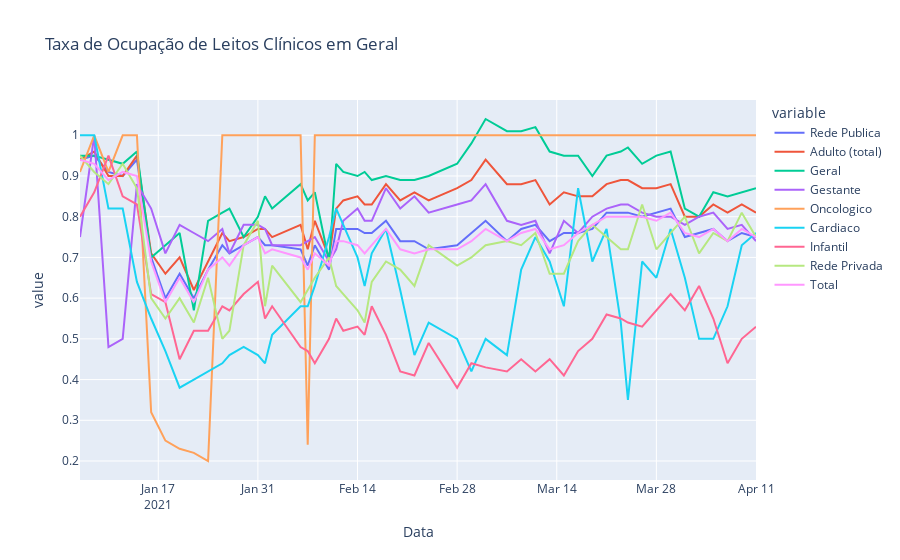

The cell this chart's notebook holds for it:
### Code cell
df = pd.read_csv(r'C:\Users\heylu\Documents\github\HeyLucasLeao.github.io\raspagem_dos_boletins_diarios\normalized_csvs\leitos_clinicos_geral.csv', index_col='Data')
px.line(df, title='Taxa de Ocupação de Leitos Clínicos em Geral')

### Figure 1 — Plotly figure (JSON) as saved in the notebook; plotly's stock layout.template omitted (floating-point values rounded to 4 significant figures)
{"data": [{"hovertemplate": "variable=Rede Publica<br>Data=%{x}<br>value=%{y}<extra></extra>", "legendgroup": "Rede Publica", "line": {"color": "#636efa", "dash": "solid"}, "mode": "lines", "name": "Rede Publica", "orientation": "v", "showlegend": true, "type": "scatter", "x": ["21-01-06", "21-01-08", "21-01-10", "21-01-12", "21-01-14", "21-01-16", "21-01-18", "21-01-20", "21-01-22", "21-01-24", "21-01-26", "21-01-27", "21-01-29", "21-01-31", "21-02-01", "21-02-02", "21-02-06", "21-02-07", "21-02-08", "21-02-10", "21-02-11", "21-02-12", "21-02-14", "21-02-15", "21-02-16", "21-02-18", "21-02-20", "21-02-22", "21-02-24", "21-02-28", "21-03-02", "21-03-04", "21-03-07", "21-03-09", "21-03-11", "21-03-13", "21-03-15", "21-03-17", "21-03-19", "21-03-21", "21-03-23", "21-03-24", "21-03-26", "21-03-28", "21-03-30", "21-04-01", "21-04-03", "21-04-05", "21-04-05", "21-04-07", "21-04-09", "21-04-11"], "xaxis": "x", "y": [0.94, 0.95, 0.91, 0.9, 0.94, 0.7, 0.6, 0.66, 0.6, 0.67, 0.73, 0.71, 0.73, 0.75, 0.73, 0.73, 0.72, 0.68, 0.73, 0.67, 0.77, 0.77, 0.77, 0.76, 0.76, 0.79, 0.74, 0.74, 0.72, 0.73, 0.76, 0.79, 0.74, 0.77, 0.78, 0.74, 0.76, 0.76, 0.77, 0.81, 0.81, 0.81, 0.8, 0.81, 0.82, 0.75, 0.76, 0.77, 0.77, 0.74, 0.76, 0.75], "yaxis": "y"}, {"hovertemplate": "variable=Adulto (total)<br>Data=%{x}<br>value=%{y}<extra></extra>", "legendgroup": "Adulto (total)", "line": {"color": "#EF553B", "dash": "solid"}, "mode": "lines", "name": "Adulto (total)", "orientation": "v", "showlegend": true, "type": "scatter", "x": ["21-01-06", "21-01-08", "21-01-10", "21-01-12", "21-01-14", "21-01-16", "21-01-18", "21-01-20", "21-01-22", "21-01-24", "21-01-26", "21-01-27", "21-01-29", "21-01-31", "21-02-01", "21-02-02", "21-02-06", "21-02-07", "21-02-08", "21-02-10", "21-02-11", "21-02-12", "21-02-14", "21-02-15", "21-02-16", "21-02-18", "21-02-20", "21-02-22", "21-02-24", "21-02-28", "21-03-02", "21-03-04", "21-03-07", "21-03-09", "21-03-11", "21-03-13", "21-03-15", "21-03-17", "21-03-19", "21-03-21", "21-03-23", "21-03-24", "21-03-26", "21-03-28", "21-03-30", "21-04-01", "21-04-03", "21-04-05", "21-04-05", "21-04-07", "21-04-09", "21-04-11"], "xaxis": "x", "y": [0.94, 0.96, 0.9, 0.9, 0.95, 0.71, 0.66, 0.7, 0.62, 0.69, 0.76, 0.74, 0.75, 0.77, 0.77, 0.75, 0.78, 0.72, 0.79, 0.7, 0.82, 0.84, 0.85, 0.83, 0.83, 0.88, 0.84, 0.86, 0.84, 0.87, 0.89, 0.94, 0.88, 0.88, 0.89, 0.83, 0.86, 0.85, 0.85, 0.88, 0.89, 0.89, 0.87, 0.87, 0.88, 0.8, 0.8, 0.83, 0.83, 0.81, 0.83, 0.81], "yaxis": "y"}, {"hovertemplate": "variable=Geral<br>Data=%{x}<br>value=%{y}<extra></extra>", "legendgroup": "Geral", "line": {"color": "#00cc96", "dash": "solid"}, "mode": "lines", "name": "Geral", "orientation": "v", "showlegend": true, "type": "scatter", "x": ["21-01-06", "21-01-08", "21-01-10", "21-01-12", "21-01-14", "21-01-16", "21-01-18", "21-01-20", "21-01-22", "21-01-24", "21-01-26", "21-01-27", "21-01-29", "21-01-31", "21-02-01", "21-02-02", "21-02-06", "21-02-07", "21-02-08", "21-02-10", "21-02-11", "21-02-12", "21-02-14", "21-02-15", "21-02-16", "21-02-18", "21-02-20", "21-02-22", "21-02-24", "21-02-28", "21-03-02", "21-03-04", "21-03-07", "21-03-09", "21-03-11", "21-03-13", "21-03-15", "21-03-17", "21-03-19", "21-03-21", "21-03-23", "21-03-24", "21-03-26", "21-03-28", "21-03-30", "21-04-01", "21-04-03", "21-04-05", "21-04-05", "21-04-07", "21-04-09", "21-04-11"], "xaxis": "x", "y": [0.95, 0.95, 0.94, 0.93, 0.96, 0.7, 0.73, 0.76, 0.57, 0.79, 0.81, 0.82, 0.75, 0.8, 0.85, 0.82, 0.88, 0.84, 0.86, 0.69, 0.93, 0.91, 0.9, 0.91, 0.89, 0.9, 0.89, 0.89, 0.9, 0.93, 0.98, 1.04, 1.01, 1.01, 1.02, 0.96, 0.95, 0.95, 0.9, 0.95, 0.96, 0.97, 0.93, 0.95, 0.96, 0.82, 0.8, 0.86, 0.86, 0.85, 0.86, 0.87], "yaxis": "y"}, {"hovertemplate": "variable=Gestante<br>Data=%{x}<br>value=%{y}<extra></extra>", "legendgroup": "Gestante", "line": {"color": "#ab63fa", "dash": "solid"}, "mode": "lines", "name": "Gestante", "orientation": "v", "showlegend": true, "type": "scatter", "x": ["21-01-06", "21-01-08", "21-01-10", "21-01-12", "21-01-14", "21-01-16", "21-01-18", "21-01-20", "21-01-22", "21-01-24", "21-01-26", "21-01-27", "21-01-29", "21-01-31", "21-02-01", "21-02-02", "21-02-06", "21-02-07", "21-02-08", "21-02-10", "21-02-11", "21-02-12", "21-02-14", "21-02-15", "21-02-16", "21-02-18", "21-02-20", "21-02-22", "21-02-24", "21-02-28", "21-03-02", "21-03-04", "21-03-07", "21-03-09", "21-03-11", "21-03-13", "21-03-15", "21-03-17", "21-03-19", "21-03-21", "21-03-23", "21-03-24", "21-03-26", "21-03-28", "21-03-30", "21-04-01", "21-04-03", "21-04-05", "21-04-05", "21-04-07", "21-04-09", "21-04-11"], "xaxis": "x", "y": [0.75, 1, 0.48, 0.5, 0.88, 0.82, 0.71, 0.78, 0.76, 0.74, 0.77, 0.71, 0.78, 0.78, 0.77, 0.73, 0.73, 0.74, 0.75, 0.69, 0.72, 0.79, 0.82, 0.79, 0.79, 0.87, 0.82, 0.85, 0.81, 0.83, 0.84, 0.88, 0.79, 0.78, 0.79, 0.71, 0.79, 0.76, 0.8, 0.82, 0.83, 0.83, 0.81, 0.8, 0.8, 0.78, 0.8, 0.81, 0.81, 0.77, 0.78, 0.74], "yaxis": "y"}, {"hovertemplate": "variable=Oncologico<br>Data=%{x}<br>value=%{y}<extra></extra>", "legendgroup": "Oncologico", "line": {"color": "#FFA15A", "dash": "solid"}, "mode": "lines", "name": "Oncologico", "orientation": "v", "showlegend": true, "type": "scatter", "x": ["21-01-06", "21-01-08", "21-01-10", "21-01-12", "21-01-14", "21-01-16", "21-01-18", "21-01-20", "21-01-22", "21-01-24", "21-01-26", "21-01-27", "21-01-29", "21-01-31", "21-02-01", "21-02-02", "21-02-06", "21-02-07", "21-02-08", "21-02-10", "21-02-11", "21-02-12", "21-02-14", "21-02-15", "21-02-16", "21-02-18", "21-02-20", "21-02-22", "21-02-24", "21-02-28", "21-03-02", "21-03-04", "21-03-07", "21-03-09", "21-03-11", "21-03-13", "21-03-15", "21-03-17", "21-03-19", "21-03-21", "21-03-23", "21-03-24", "21-03-26", "21-03-28", "21-03-30", "21-04-01", "21-04-03", "21-04-05", "21-04-05", "21-04-07", "21-04-09", "21-04-11"], "xaxis": "x", "y": [0.91, 1, 0.91, 1, 1, 0.32, 0.25, 0.23, 0.22, 0.2, 1, 1, 1, 1, 1, 1, 1, 0.24, 1, 1, 1, 1, 1, 1, 1, 1, 1, 1, 1, 1, 1, 1, 1, 1, 1, 1, 1, 1, 1, 1, 1, 1, 1, 1, 1, 1, 1, 1, 1, 1, 1, 1], "yaxis": "y"}, {"hovertemplate": "variable=Cardiaco<br>Data=%{x}<br>value=%{y}<extra></extra>", "legendgroup": "Cardiaco", "line": {"color": "#19d3f3", "dash": "solid"}, "mode": "lines", "name": "Cardiaco", "orientation": "v", "showlegend": true, "type": "scatter", "x": ["21-01-06", "21-01-08", "21-01-10", "21-01-12", "21-01-14", "21-01-16", "21-01-18", "21-01-20", "21-01-22", "21-01-24", "21-01-26", "21-01-27", "21-01-29", "21-01-31", "21-02-01", "21-02-02", "21-02-06", "21-02-07", "21-02-08", "21-02-10", "21-02-11", "21-02-12", "21-02-14", "21-02-15", "21-02-16", "21-02-18", "21-02-20", "21-02-22", "21-02-24", "21-02-28", "21-03-02", "21-03-04", "21-03-07", "21-03-09", "21-03-11", "21-03-13", "21-03-15", "21-03-17", "21-03-19", "21-03-21", "21-03-23", "21-03-24", "21-03-26", "21-03-28", "21-03-30", "21-04-01", "21-04-03", "21-04-05", "21-04-05", "21-04-07", "21-04-09", "21-04-11"], "xaxis": "x", "y": [1, 1, 0.82, 0.82, 0.64, 0.55, 0.47, 0.38, 0.4, 0.42, 0.44, 0.46, 0.48, 0.46, 0.44, 0.51, 0.58, 0.58, 0.63, 0.75, 0.82, 0.78, 0.7, 0.63, 0.71, 0.77, 0.62, 0.46, 0.54, 0.5, 0.42, 0.5, 0.46, 0.67, 0.75, 0.69, 0.58, 0.87, 0.69, 0.77, 0.54, 0.35, 0.69, 0.65, 0.77, 0.65, 0.5, 0.5, 0.5, 0.58, 0.73, 0.76], "yaxis": "y"}, {"hovertemplate": "variable=Infantil<br>Data=%{x}<br>value=%{y}<extra></extra>", "legendgroup": "Infantil", "line": {"color": "#FF6692", "dash": "solid"}, "mode": "lines", "name": "Infantil", "orientation": "v", "showlegend": true, "type": "scatter", "x": ["21-01-06", "21-01-08", "21-01-10", "21-01-12", "21-01-14", "21-01-16", "21-01-18", "21-01-20", "21-01-22", "21-01-24", "21-01-26", "21-01-27", "21-01-29", "21-01-31", "21-02-01", "21-02-02", "21-02-06", "21-02-07", "21-02-08", "21-02-10", "21-02-11", "21-02-12", "21-02-14", "21-02-15", "21-02-16", "21-02-18", "21-02-20", "21-02-22", "21-02-24", "21-02-28", "21-03-02", "21-03-04", "21-03-07", "21-03-09", "21-03-11", "21-03-13", "21-03-15", "21-03-17", "21-03-19", "21-03-21", "21-03-23", "21-03-24", "21-03-26", "21-03-28", "21-03-30", "21-04-01", "21-04-03", "21-04-05", "21-04-05", "21-04-07", "21-04-09", "21-04-11"], "xaxis": "x", "y": [0.8, 0.86, 0.95, 0.85, 0.83, 0.61, 0.59, 0.45, 0.52, 0.52, 0.58, 0.57, 0.61, 0.64, 0.55, 0.58, 0.48, 0.47, 0.44, 0.5, 0.55, 0.52, 0.53, 0.51, 0.58, 0.51, 0.42, 0.41, 0.49, 0.38, 0.44, 0.43, 0.42, 0.45, 0.42, 0.45, 0.41, 0.47, 0.5, 0.56, 0.55, 0.54, 0.53, 0.57, 0.61, 0.57, 0.63, 0.55, 0.55, 0.44, 0.5, 0.53], "yaxis": "y"}, {"hovertemplate": "variable=Rede Privada<br>Data=%{x}<br>value=%{y}<extra></extra>", "legendgroup": "Rede Privada", "line": {"color": "#B6E880", "dash": "solid"}, "mode": "lines", "name": "Rede Privada", "orientation": "v", "showlegend": true, "type": "scatter", "x": ["21-01-06", "21-01-08", "21-01-10", "21-01-12", "21-01-14", "21-01-16", "21-01-18", "21-01-20", "21-01-22", "21-01-24", "21-01-26", "21-01-27", "21-01-29", "21-01-31", "21-02-01", "21-02-02", "21-02-06", "21-02-07", "21-02-08", "21-02-10", "21-02-11", "21-02-12", "21-02-14", "21-02-15", "21-02-16", "21-02-18", "21-02-20", "21-02-22", "21-02-24", "21-02-28", "21-03-02", "21-03-04", "21-03-07", "21-03-09", "21-03-11", "21-03-13", "21-03-15", "21-03-17", "21-03-19", "21-03-21", "21-03-23", "21-03-24", "21-03-26", "21-03-28", "21-03-30", "21-04-01", "21-04-03", "21-04-05", "21-04-05", "21-04-07", "21-04-09", "21-04-11"], "xaxis": "x", "y": [0.95, 0.91, 0.88, 0.93, 0.87, 0.6, 0.55, 0.6, 0.54, 0.65, 0.5, 0.52, 0.73, 0.79, 0.58, 0.68, 0.59, 0.62, 0.65, 0.7, 0.63, 0.61, 0.57, 0.54, 0.64, 0.69, 0.67, 0.63, 0.73, 0.68, 0.7, 0.73, 0.74, 0.73, 0.76, 0.66, 0.66, 0.74, 0.78, 0.75, 0.72, 0.72, 0.83, 0.72, 0.76, 0.8, 0.71, 0.76, 0.76, 0.74, 0.81, 0.75], "yaxis": "y"}, {"hovertemplate": "variable=Total<br>Data=%{x}<br>value=%{y}<extra></extra>", "legendgroup": "Total", "line": {"color": "#FF97FF", "dash": "solid"}, "mode": "lines", "name": "Total", "orientation": "v", "showlegend": true, "type": "scatter", "x": ["21-01-06", "21-01-08", "21-01-10", "21-01-12", "21-01-14", "21-01-16", "21-01-18", "21-01-20", "21-01-22", "21-01-24", "21-01-26", "21-01-27", "21-01-29", "21-01-31", "21-02-01", "21-02-02", "21-02-06", "21-02-07", "21-02-08", "21-02-10", "21-02-11", "21-02-12", "21-02-14", "21-02-15", "21-02-16", "21-02-18", "21-02-20", "21-02-22", "21-02-24", "21-02-28", "21-03-02", "21-03-04", "21-03-07", "21-03-09", "21-03-11", "21-03-13", "21-03-15", "21-03-17", "21-03-19", "21-03-21", "21-03-23", "21-03-24", "21-03-26", "21-03-28", "21-03-30", "21-04-01", "21-04-03", "21-04-05", "21-04-05", "21-04-07", "21-04-09", "21-04-11"], "xaxis": "x", "y": [0.94, 0.93, 0.89, 0.91, 0.9, 0.69, 0.59, 0.65, 0.59, 0.67, 0.7, 0.68, 0.73, 0.75, 0.71, 0.72, 0.7, 0.67, 0.71, 0.68, 0.74, 0.74, 0.73, 0.71, 0.73, 0.77, 0.72, 0.71, 0.72, 0.72, 0.74, 0.77, 0.74, 0.76, 0.77, 0.72, 0.73, 0.76, 0.78, 0.8, 0.8, 0.8, 0.8, 0.79, 0.81, 0.76, 0.75, 0.77, 0.77, 0.74, 0.77, 0.75], "yaxis": "y"}], "layout": {"legend": {"title": {"text": "variable"}, "tracegroupgap": 0}, "title": {"text": "Taxa de Ocupação de Leitos Clínicos em Geral"}, "xaxis": {"anchor": "y", "domain": [0, 1], "title": {"text": "Data"}}, "yaxis": {"anchor": "x", "domain": [0, 1], "title": {"text": "value"}}}}
